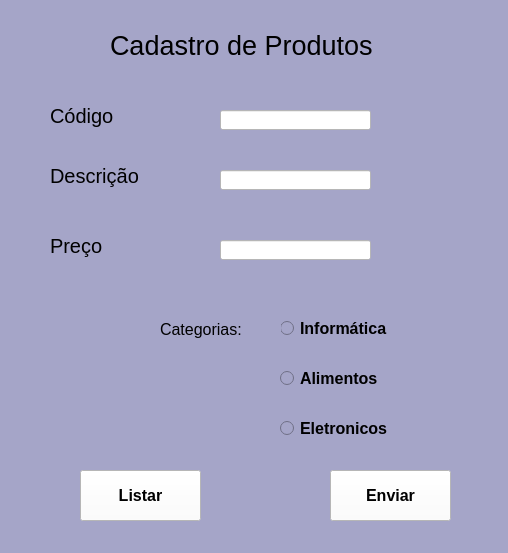
<?xml version="1.0" encoding="UTF-8"?>
<ui version="4.0">
 <class>MainWindow</class>
 <widget class="QMainWindow" name="MainWindow">
  <property name="geometry">
   <rect>
    <x>0</x>
    <y>0</y>
    <width>508</width>
    <height>553</height>
   </rect>
  </property>
  <property name="windowTitle">
   <string>MainWindow</string>
  </property>
  <property name="styleSheet">
   <string notr="true">background-color: rgb(165, 165, 200);</string>
  </property>
  <widget class="QWidget" name="centralwidget">
   <widget class="QLabel" name="label">
    <property name="geometry">
     <rect>
      <x>110</x>
      <y>20</y>
      <width>271</width>
      <height>51</height>
     </rect>
    </property>
    <property name="font">
     <font>
      <pointsize>20</pointsize>
     </font>
    </property>
    <property name="text">
     <string>Cadastro de Produtos</string>
    </property>
   </widget>
   <widget class="QLabel" name="label_2">
    <property name="geometry">
     <rect>
      <x>50</x>
      <y>100</y>
      <width>81</width>
      <height>31</height>
     </rect>
    </property>
    <property name="font">
     <font>
      <pointsize>15</pointsize>
     </font>
    </property>
    <property name="text">
     <string>Código</string>
    </property>
   </widget>
   <widget class="QLabel" name="label_3">
    <property name="geometry">
     <rect>
      <x>50</x>
      <y>160</y>
      <width>101</width>
      <height>31</height>
     </rect>
    </property>
    <property name="font">
     <font>
      <pointsize>15</pointsize>
     </font>
    </property>
    <property name="text">
     <string>Descrição</string>
    </property>
   </widget>
   <widget class="QLabel" name="label_4">
    <property name="geometry">
     <rect>
      <x>50</x>
      <y>230</y>
      <width>81</width>
      <height>31</height>
     </rect>
    </property>
    <property name="font">
     <font>
      <pointsize>15</pointsize>
     </font>
    </property>
    <property name="text">
     <string>Preço</string>
    </property>
   </widget>
   <widget class="QLineEdit" name="lineEdit">
    <property name="geometry">
     <rect>
      <x>220</x>
      <y>110</y>
      <width>151</width>
      <height>20</height>
     </rect>
    </property>
    <property name="styleSheet">
     <string notr="true">background-color: rgb(255, 255, 255);</string>
    </property>
   </widget>
   <widget class="QLineEdit" name="lineEdit_2">
    <property name="geometry">
     <rect>
      <x>220</x>
      <y>170</y>
      <width>151</width>
      <height>20</height>
     </rect>
    </property>
    <property name="styleSheet">
     <string notr="true">background-color: rgb(255, 255, 255);</string>
    </property>
   </widget>
   <widget class="QLineEdit" name="lineEdit_3">
    <property name="geometry">
     <rect>
      <x>220</x>
      <y>240</y>
      <width>151</width>
      <height>20</height>
     </rect>
    </property>
    <property name="styleSheet">
     <string notr="true">background-color: rgb(255, 255, 255);</string>
    </property>
   </widget>
   <widget class="QRadioButton" name="radioButton">
    <property name="geometry">
     <rect>
      <x>280</x>
      <y>320</y>
      <width>121</width>
      <height>17</height>
     </rect>
    </property>
    <property name="font">
     <font>
      <pointsize>12</pointsize>
      <weight>75</weight>
      <bold>true</bold>
     </font>
    </property>
    <property name="text">
     <string>Informática</string>
    </property>
   </widget>
   <widget class="QRadioButton" name="radioButton_2">
    <property name="geometry">
     <rect>
      <x>280</x>
      <y>370</y>
      <width>111</width>
      <height>17</height>
     </rect>
    </property>
    <property name="font">
     <font>
      <pointsize>12</pointsize>
      <weight>75</weight>
      <bold>true</bold>
     </font>
    </property>
    <property name="text">
     <string>Alimentos</string>
    </property>
   </widget>
   <widget class="QRadioButton" name="radioButton_3">
    <property name="geometry">
     <rect>
      <x>280</x>
      <y>420</y>
      <width>111</width>
      <height>17</height>
     </rect>
    </property>
    <property name="font">
     <font>
      <pointsize>12</pointsize>
      <weight>75</weight>
      <bold>true</bold>
     </font>
    </property>
    <property name="text">
     <string>Eletronicos</string>
    </property>
   </widget>
   <widget class="QLabel" name="label_5">
    <property name="geometry">
     <rect>
      <x>160</x>
      <y>319</y>
      <width>121</width>
      <height>21</height>
     </rect>
    </property>
    <property name="font">
     <font>
      <pointsize>12</pointsize>
     </font>
    </property>
    <property name="text">
     <string>Categorias:</string>
    </property>
   </widget>
   <widget class="QPushButton" name="pushButton">
    <property name="geometry">
     <rect>
      <x>330</x>
      <y>470</y>
      <width>121</width>
      <height>51</height>
     </rect>
    </property>
    <property name="font">
     <font>
      <pointsize>12</pointsize>
      <weight>75</weight>
      <bold>true</bold>
     </font>
    </property>
    <property name="styleSheet">
     <string notr="true">background-color: rgb(255, 255, 255);</string>
    </property>
    <property name="text">
     <string>Enviar</string>
    </property>
   </widget>
   <widget class="QPushButton" name="pushButton_2">
    <property name="geometry">
     <rect>
      <x>80</x>
      <y>470</y>
      <width>121</width>
      <height>51</height>
     </rect>
    </property>
    <property name="font">
     <font>
      <pointsize>12</pointsize>
      <weight>75</weight>
      <bold>true</bold>
     </font>
    </property>
    <property name="styleSheet">
     <string notr="true">background-color: rgb(255, 255, 0);
background-color: rgb(255, 255, 255);</string>
    </property>
    <property name="text">
     <string>Listar</string>
    </property>
   </widget>
  </widget>
  <widget class="QMenuBar" name="menubar">
   <property name="geometry">
    <rect>
     <x>0</x>
     <y>0</y>
     <width>508</width>
     <height>21</height>
    </rect>
   </property>
  </widget>
  <widget class="QStatusBar" name="statusbar"/>
 </widget>
 <resources/>
 <connections/>
</ui>
